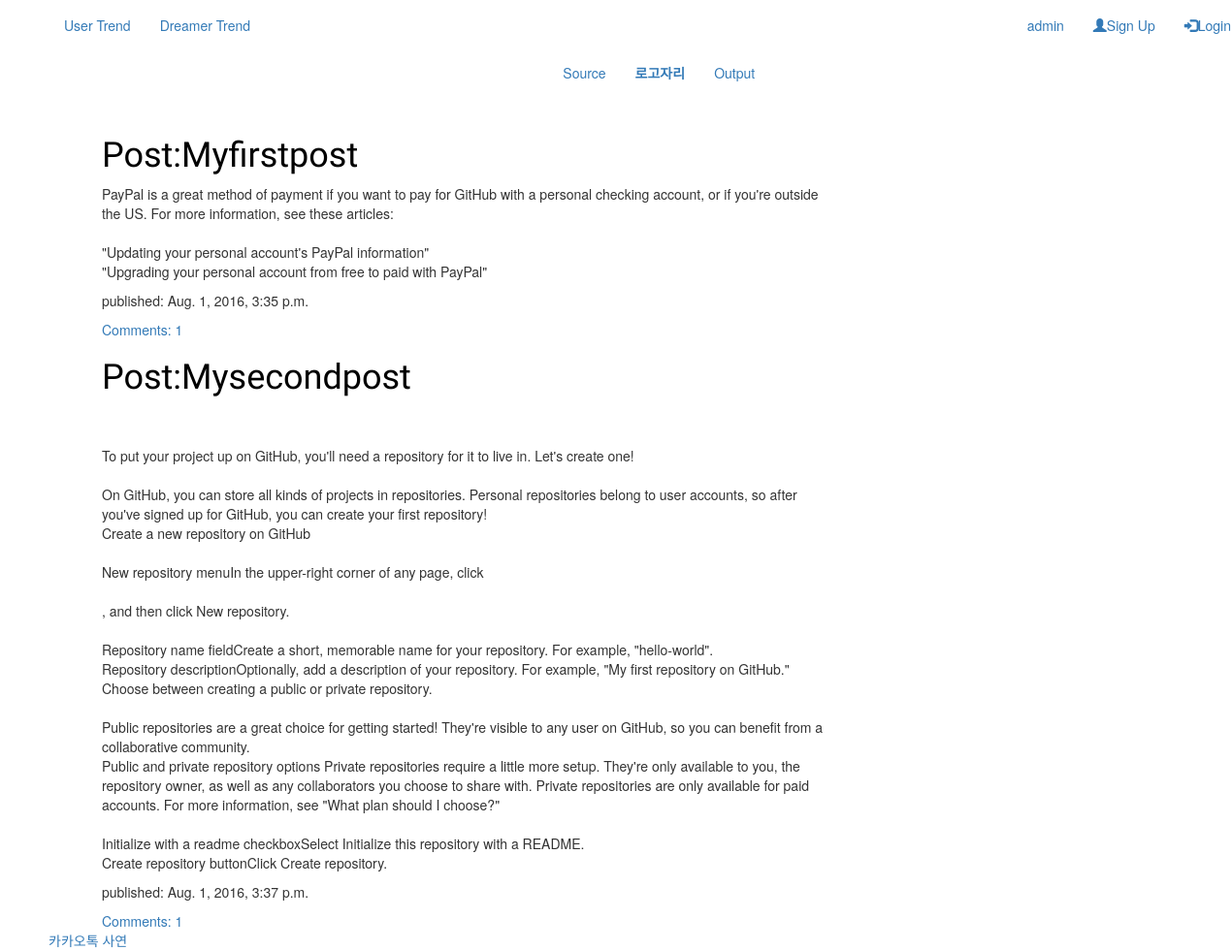
The page /source/ on the database as committed earlier.
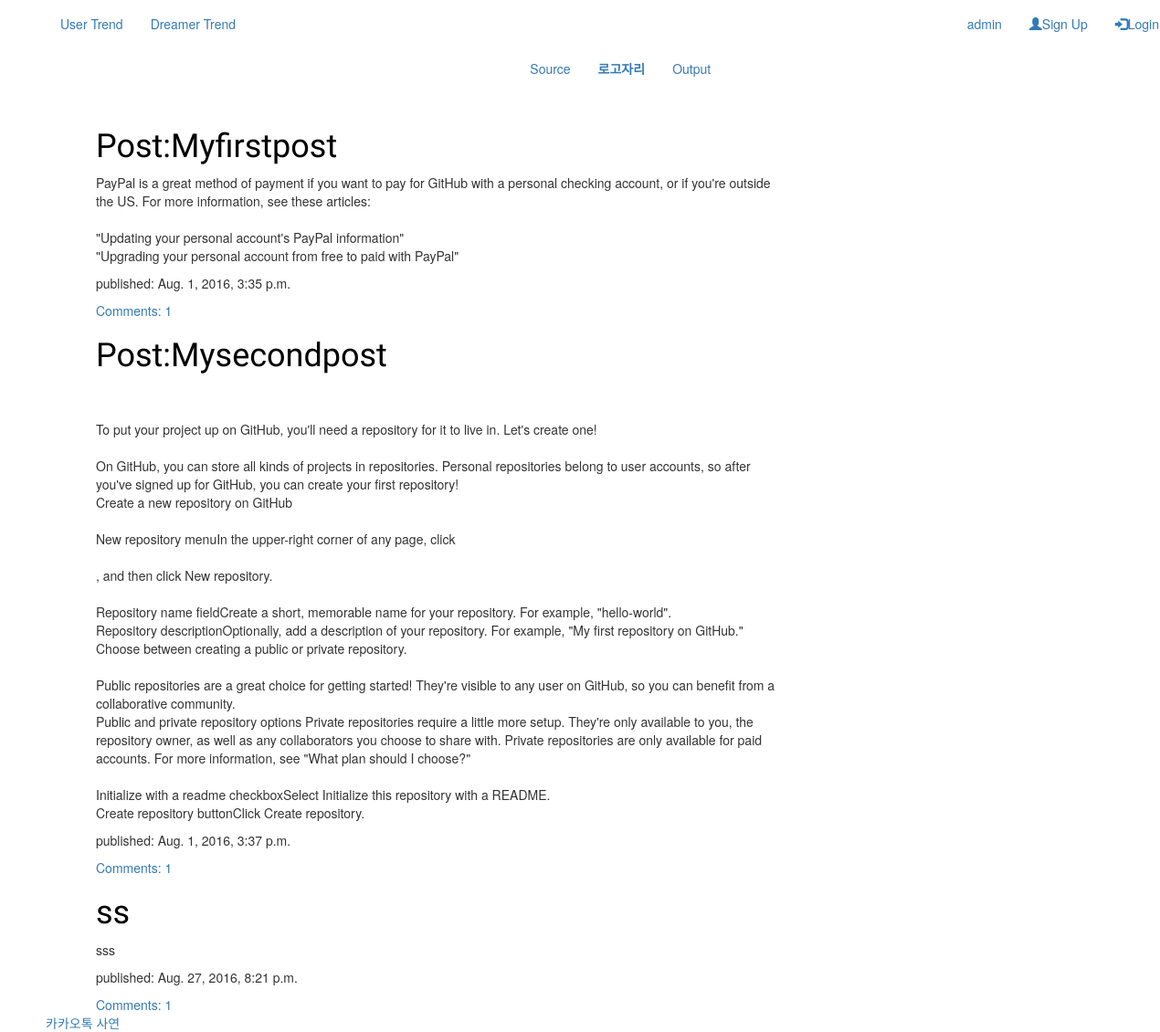
The same page on the database as committed later.
### Source/models.py (models this page shows, shortened)
class Post(models.Model):
    author = models.ForeignKey('auth.User')
    title = models.CharField(max_length=200)
    text = models.TextField()
    created_date = models.DateTimeField(
            default=timezone.now)
    def approved_comments(self):
    	return self.comments.filter(approved_comment=True)

### Source/views.py (the view)
# urls.py: url(r'^', views.post_list, name='post_list'),
def post_list(request):
	post = Post.objects.filter(created_date__lte=timezone.now()).order_by('created_date')
	return render(request, 'Source/post_list.html', {'post' : post})

### Source/templates/Source/post_list.html (shortened to what this page needs)
{% extends 'base.html' %}
{% block content %}
{% for post in post %}
    <div>
        <h1><a href="{% url 'post_detail' pk=post.pk %}">{{ post.title }}</a></h1>
        <p>{{ post.text|linebreaksbr }}</p>
        <p>published: {{ post.created_date }}</p>
    </div>
<a href="{% url 'Source.views.post_detail' pk=post.pk %}">Comments: {{ post.approved_comments.count }}</a>
{% endfor %}
{% endblock %}

Rows that differ between the two databases and show on the page:
added Post: title "ss", text "sss", created_date "Aug. 27, 2016, 8:21 p.m.", approved_comments.count "1"
